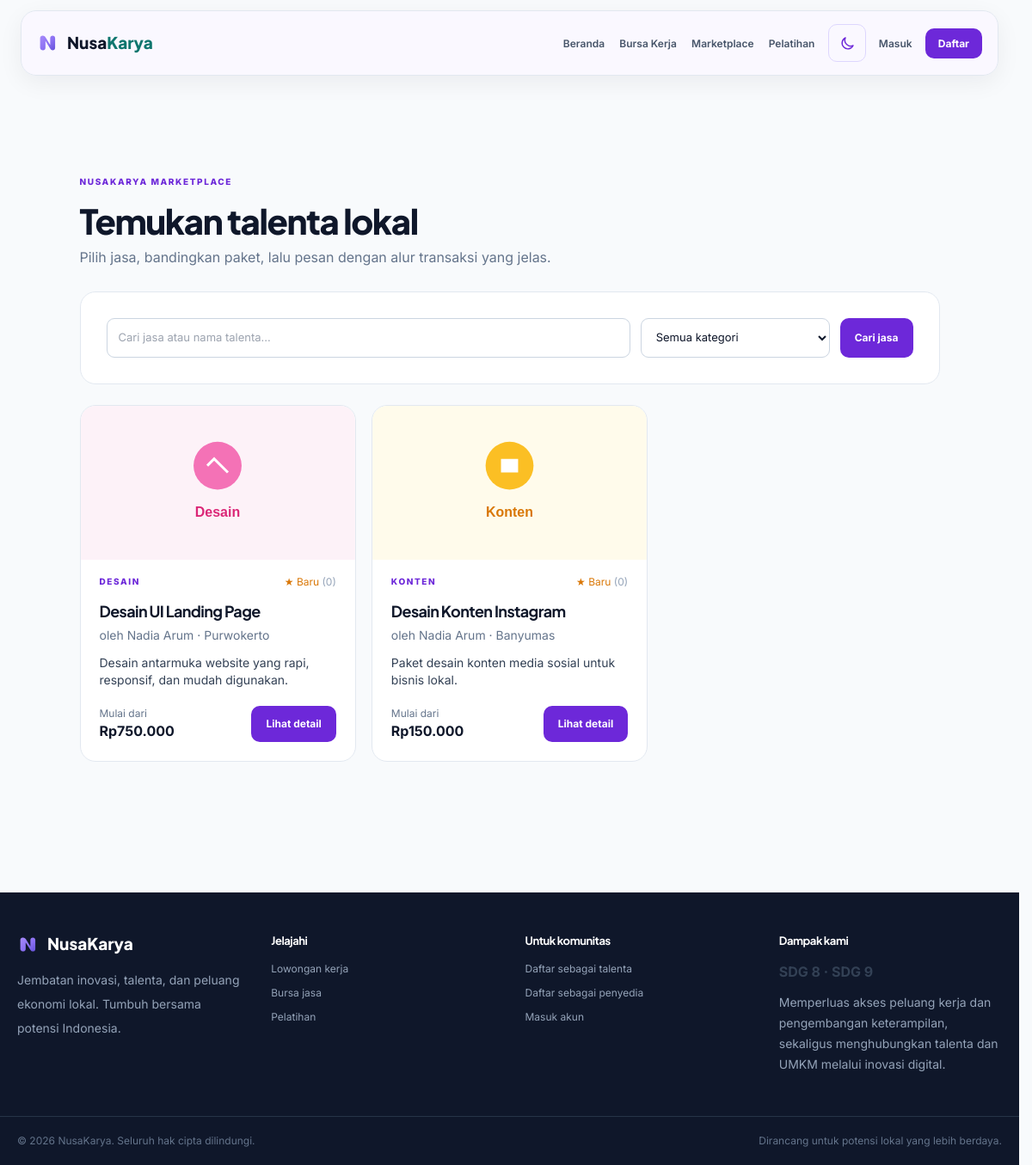
The page /marketplace.php on the database its author committed.
### tables this page shows
CREATE TABLE IF NOT EXISTS jasa (
  id BIGINT UNSIGNED AUTO_INCREMENT PRIMARY KEY,
  pekerja_id BIGINT UNSIGNED NOT NULL,
  nama_jasa VARCHAR(160) NOT NULL,
  kategori ENUM('Desain','Konten','Teknologi','Administrasi','Lainnya') NOT NULL DEFAULT 'Lainnya',
  lokasi VARCHAR(120) NOT NULL,
  harga_mulai DECIMAL(14,2) NOT NULL DEFAULT 0,
  deskripsi TEXT NOT NULL,
  created_at TIMESTAMP NOT NULL DEFAULT CURRENT_TIMESTAMP,
  CONSTRAINT fk_jasa_pekerja FOREIGN KEY (pekerja_id) REFERENCES users(id) ON DELETE CASCADE,
  INDEX idx_jasa_filter (kategori, lokasi)
);

CREATE TABLE IF NOT EXISTS users (
  id BIGINT UNSIGNED AUTO_INCREMENT PRIMARY KEY,
  nama VARCHAR(120) NOT NULL,
  email VARCHAR(160) NOT NULL UNIQUE,
  password VARCHAR(255) NOT NULL,
  role ENUM('admin','penyedia','pekerja') NOT NULL DEFAULT 'pekerja',
  telepon VARCHAR(25) DEFAULT NULL,
  lokasi VARCHAR(120) DEFAULT NULL,
  deskripsi TEXT DEFAULT NULL,
  skills TEXT DEFAULT NULL,
  foto VARCHAR(255) DEFAULT NULL,
  is_verified TINYINT(1) NOT NULL DEFAULT 0,
  created_at TIMESTAMP NOT NULL DEFAULT CURRENT_TIMESTAMP,
  updated_at TIMESTAMP NULL DEFAULT NULL ON UPDATE CURRENT_TIMESTAMP,
  INDEX idx_users_role (role),
  INDEX idx_users_lokasi (lokasi)
);

### config/functions.php (called while the page is built, shortened)
<?php
function e(?string $value): string
{
    return htmlspecialchars((string) $value, ENT_QUOTES, "UTF-8");
}
function rupiah($value): string
{
    return "Rp" . number_format((float) $value, 0, ",", ".");
}
function card_image(?string $file, string $kategori, string $folder): string
{
    $cat = strtolower(trim($kategori));
    $map = [
        'desain' => 'placeholder-desain.svg',
        'konten' => 'placeholder-konten.svg',
        'teknologi' => 'placeholder-teknologi.svg',
        'administrasi' => 'placeholder-administrasi.svg',
        'lainnya' => 'placeholder-lainnya.svg',
    ];
    $svg = $map[$cat] ?? 'placeholder-default.svg';
    return BASE_URL . '/assets/img/' . $svg;
}

### config/koneksi.php (called while the page is built, shortened)
<?php
$host = 'localhost';
$db   = 'db_nusakarya';
$user = 'root';
$pass = '';
try {
    $mysqli = new mysqli($host, $user, $pass, $db);
    $mysqli->set_charset('utf8mb4');
    require_once __DIR__ . '/database.php';
    $pdo = new Database($mysqli);
} catch (mysqli_sql_exception $e) {
    error_log('Database connection error: ' . $e->getMessage());
    http_response_code(500);
    exit('Koneksi database gagal. Periksa konfigurasi di config/koneksi.php.');
}

### config/database.php (called while the page is built, shortened)
<?php
class Database
{
    private mysqli $connection;
    public function __construct(mysqli $connection) { $this->connection = $connection; }
    public function prepare(string $sql): DatabaseStatement
    {
        $parameterNames = [];
        $sql = preg_replace_callback(
            '/(?<!:):([a-zA-Z_][a-zA-Z0-9_]*)/',
            static function (array $match) use (&$parameterNames): string {
                $parameterNames[] = $match[1];
                return '?';
            },
            $sql
        );
        $statement = $this->connection->prepare($sql);
        return new DatabaseStatement($statement, null, $parameterNames);
    }
}
class DatabaseStatement
{
    private ?mysqli_stmt $statement;
    private ?mysqli_result $result;
    public function __construct(?mysqli_stmt $statement, ?mysqli_result $result = null, array $parameterNames = [])
    { $this->statement=$statement; $this->result=$result; $this->parameterNames=$parameterNames; }
    public function execute(array $params = []): bool
    {
        $this->result = null;
        if (!$this->statement->execute()) throw new mysqli_sql_exception($this->statement->error,$this->statement->errno);
        if ($this->statement->field_count>0) {
            $result=$this->statement->get_result();
            $this->result=$result;
        }
        return true;
    }
    public function fetchAll(): array { return $this->result instanceof mysqli_result?$this->result->fetch_all(MYSQLI_ASSOC):[]; }
}

### marketplace.php (the view, shortened to what this page needs)
<?php
require_once __DIR__ . '/config/koneksi.php';
$search = trim((string)($_GET['q'] ?? ''));
$params = [];
$sql = "SELECT j.*, u.nama AS nama_pekerja, u.lokasi AS lokasi_pekerja,
        (SELECT g.file_path FROM jasa_gambar g WHERE g.jasa_id = j.id ORDER BY g.is_utama DESC, g.urutan ASC, g.id ASC LIMIT 1) AS gambar,
        (SELECT MIN(p.harga) FROM paket_jasa p WHERE p.jasa_id = j.id AND p.is_aktif = 1) AS harga_paket,
        (SELECT AVG(r.rating) FROM ulasan r WHERE r.jasa_id = j.id) AS rating,
        (SELECT COUNT(*) FROM ulasan r WHERE r.jasa_id = j.id) AS total_ulasan
        FROM jasa j
        JOIN users u ON u.id = j.pekerja_id
        WHERE j.status_publikasi = 'Aktif'";
$sql .= ' ORDER BY j.created_at DESC LIMIT 60';
$q = $pdo->prepare($sql);
$q->execute($params);
$items = $q->fetchAll();
require __DIR__ . '/includes/header.php';
?>
<main class="dashboard-main">
    <div class="flex flex-wrap items-end justify-between gap-4 mb-7">
        <div>
            <p class="eyebrow">NusaKarya Marketplace</p>
            <h1 class="dashboard-title">Temukan talenta lokal</h1>
            <p class="text-slate-500">Pilih jasa, bandingkan paket, lalu pesan dengan alur transaksi yang jelas.</p>
        </div>
    </div>
    <form class="dashboard-panel grid md:grid-cols-[1fr_220px_auto] gap-3 mb-6" method="get">
        <input class="form-control" name="q" placeholder="Cari jasa atau nama talenta..." value="<?= e($search) ?>">
        <select class="form-control" name="kategori">
            <option value="">Semua kategori</option>
        </select>
        <button class="btn-primary">Cari jasa</button>
    </form>
    <div class="card-grid">
        <?php foreach ($items as $x): ?>
        <article class="job-card">
            <img class="card-thumb" src="<?= e(card_image($x['gambar'] ?? null, $x['kategori'] ?? '', 'uploads/portfolio')) ?>" alt="<?= e($x['nama_jasa']) ?>" loading="lazy">
            <div class="flex justify-between gap-2">
                <span class="eyebrow"><?= e($x['kategori']) ?></span>
                <span class="text-xs text-amber-600">★
                    <?= $x['rating'] ? number_format((float)$x['rating'], 1) : 'Baru' ?> <span
                        class="text-slate-400">(<?= (int)$x['total_ulasan'] ?>)</span></span>
            </div>
            <h2 class="font-bold text-ink text-lg mt-3"><?= e($x['nama_jasa']) ?></h2>
            <p class="text-sm text-slate-500 mt-1">oleh <?= e($x['nama_pekerja']) ?> · <?= e($x['lokasi']) ?></p>
            <p class="text-sm mt-3 line-clamp-3"><?= e(mb_strimwidth($x['deskripsi'], 0, 150, '…')) ?></p>
            <div class="mt-5 flex justify-between items-center">
                <div>
                    <p class="text-xs text-slate-500">Mulai dari</p>
                    <strong class="text-ink"><?= rupiah($x['harga_paket'] ?? $x['harga_mulai']) ?></strong>
                </div>
                <a class="btn-primary" href="<?= BASE_URL ?>/detail-jasa.php?id=<?= (int)$x['id'] ?>">Lihat detail</a>
            </div>
        </article>
        <?php endforeach; ?>
    </div>
</main>
<?php require __DIR__ . '/includes/footer.php'; ?>

### assets/css/style.css (style rules this page uses)
* { box-sizing: border-box; }
:root { --color-primary: #6d28d9; --color-accent: #047857; --color-neutral-1: #faf8ff; --color-neutral-2: #ddd6fe; --color-text: #1e1b4b; --color-dark-neutral: #17152d; --color-dark-neutral-2: #40386b; --color-dark-card: #252142; --color-dark-text: #faf8ff; }
html { scroll-behavior: smooth; scrollbar-gutter: stable; }
body { font-family: Inter, sans-serif; background: var(--color-neutral-1); color: var(--color-text); min-inline-size: 320px; overflow-x: clip; }
.stats-grid, .section-heading, .card-grid, .section>.max-w-6xl { inline-size: 100%; }
.section>.max-w-6xl, .footer>.max-w-6xl, .dashboard-main { width: min(1280px, 100%); max-width: 1280px !important; margin-inline: auto; }
.font-heading, h1, h2, h3 { font-family: "Plus Jakarta Sans", sans-serif; letter-spacing: -0.035em; }
.btn-primary { display: inline-flex; align-items: center; justify-content: center; gap: 8px; background: var(--color-primary); color: #fff !important; padding: 12px 17px; border-radius: 10px; font-size: 12px; font-weight: 700; transition: transform 300ms, background-color 300ms, box-shadow 300ms; }
.eyebrow { font-size: 10px; letter-spacing: 0.16em; font-weight: 800; color: var(--color-primary); text-transform: uppercase; }
.card-grid { display: grid; grid-template-columns: repeat(3, minmax(0, 1fr)); gap: 18px; }
.job-card { padding: 22px; border: 1px solid #e2e8f0; border-radius: 18px; background: white; transition: 0.2s; overflow: hidden; }
.form-control { width: 100%; border: 1px solid #cbd5e1; border-radius: 9px; padding: 12px 13px; font-size: 13px; color: #0f172a; background: white; outline: none; }
.dashboard-main { min-height: 65vh; padding-block: 64px; padding-inline: clamp(24px, 5vw, 64px); }
.dashboard-title { margin-top: 8px; color: #0f172a; font-size: clamp(28px, 4vw, 40px); font-weight: 800; }
.dashboard-panel { margin-top: 24px; padding: 24px; background: white; border: 1px solid #e2e8f0; border-radius: 18px; }
@media (prefers-reduced-motion: no-preference) { .dashboard-grid .surface-card, .card-grid .job-card, .stat-card { animation: dashboard-stagger 450ms both; } }
@media (prefers-reduced-motion: no-preference) { .dashboard-grid .surface-card:nth-child(2), .card-grid .job-card:nth-child(2), .stat-card:nth-child(2) { animation-delay: 60ms; } }
@media (prefers-reduced-motion: no-preference) { .dashboard-panel { animation: dashboard-stagger 500ms both; } }
.dashboard-main { width: min(1120px, calc(100% - 48px)); max-width: 1120px !important; margin: 52px auto 88px; }
.dashboard-panel { padding: clamp(20px, 3vw, 30px); margin-top: 26px; }
.card-thumb { display: block; width: 100%; aspect-ratio: 16 / 9; object-fit: cover; border-radius: 14px; }
.job-card .card-thumb { display: block !important; width: calc(100% + 44px) !important; max-width: calc(100% + 44px) !important; min-width: calc(100% + 44px) !important; margin: -22px -22px 18px -22px !important; aspect-ratio: 16 / 9; object-fit: cover; border-radius: 17px 17px 0 0 !important; }

### rows shown on the page
jasa: shows a picture, kategori "DESAIN", total_ulasan "0", nama_jasa "Desain UI Landing Page", pekerja.nama "Nadia Arum", lokasi "Purwokerto", deskripsi "Desain antarmuka website yang rapi, responsif, dan mudah digunakan.", harga_mulai "Rp750.000"
jasa: shows a picture, kategori "KONTEN", total_ulasan "0", nama_jasa "Desain Konten Instagram", pekerja.nama "Nadia Arum", lokasi "Banyumas", deskripsi "Paket desain konten media sosial untuk bisnis lokal.", harga_mulai "Rp150.000"
